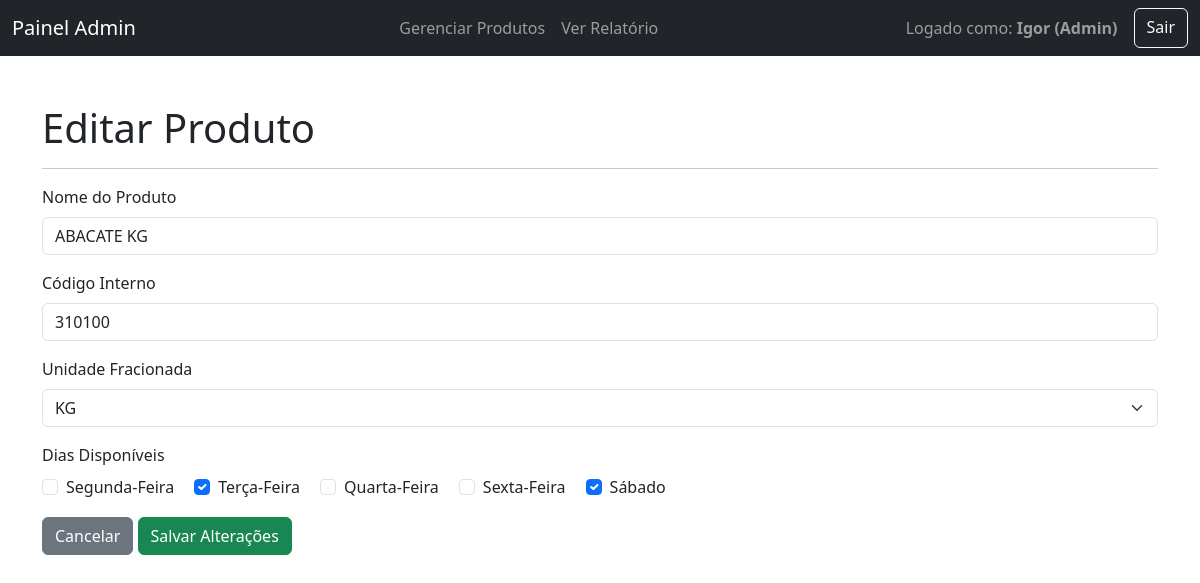
The app's page /admin/product/edit/7 (signed in), older data.
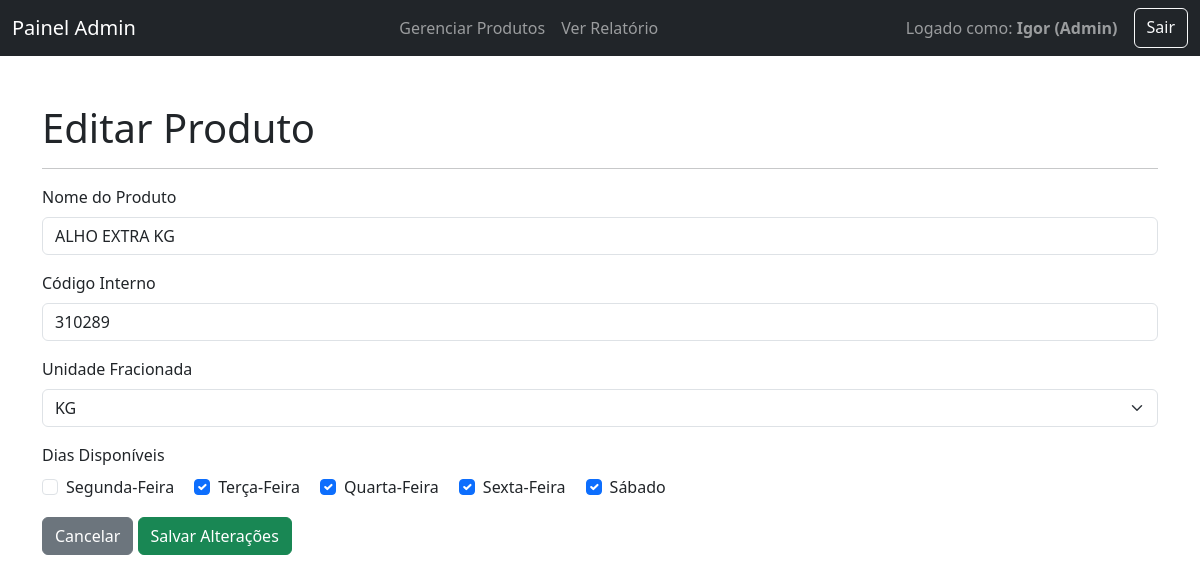
The same page, newer data.
### tables this page shows
CREATE TABLE products (id INTEGER PRIMARY KEY AUTOINCREMENT, name TEXT UNIQUE NOT NULL, unidade_fracionada TEXT NOT NULL, codigo_interno TEXT UNIQUE, cost NUMERIC(10, 2) DEFAULT 0.00);

### app.py (the view, shortened to what this page needs)
@app.route('/admin/product/edit/<int:product_id>', methods=['GET', 'POST'])
@admin_required
def admin_edit_product(product_id):
    db = get_db()
    cursor = db.cursor()
    db_url = os.environ.get('DATABASE_URL')
    cursor.execute("SELECT * FROM products WHERE id = %s;" if db_url else "SELECT * FROM products WHERE id = ?;", (product_id,))
    product_data = cursor.fetchone()
    product = dict(zip([desc[0] for desc in cursor.description], product_data))
    cursor.execute("SELECT day_id FROM product_availability WHERE product_id = %s;" if db_url else "SELECT day_id FROM product_availability WHERE product_id = ?;", (product_id,))
    availability_data = cursor.fetchall()
    product['days_ids'] = [row[0] for row in availability_data]
    cursor.close()
    db.close()
    dias_semana_ordenado = {k: v for k, v in sorted(DIAS_PEDIDO.items())}
    return render_template('admin/product_form.html', dias_pedido=dias_semana_ordenado, product=product)

### app.py (called while the page is built)
def get_db():
    db_url = os.environ.get('DATABASE_URL')
    if db_url:
        return psycopg2.connect(db_url)
    else:
        conn = sqlite3.connect(DATABASE)
        conn.row_factory = sqlite3.Row
        return conn

def admin_required(f):
    @wraps(f)
    def decorated_function(*args, **kwargs):
        if 'username' not in session: return redirect(url_for('login'))
        if session.get('role') != 'admin': return "Acesso negado.", 403
        return f(*args, **kwargs)
    return decorated_function

### templates/admin/product_form.html (shortened to what this page needs)
<!DOCTYPE html>
<html lang="pt-br">
<head>
    <link href="https://cdn.jsdelivr.net/npm/bootstrap@5.3.3/dist/css/bootstrap.min.css" rel="stylesheet">
</head>
<body>
    <nav class="navbar navbar-expand-lg navbar-dark bg-dark">
        <div class="container-fluid">
            <a class="navbar-brand" href="/admin">Painel Admin</a>
            <div class="navbar-nav">
                <a class="nav-link" href="/admin/products">Gerenciar Produtos</a>
                <a class="nav-link" href="/relatorio">Ver Relatório</a>
            </div>
            <div class="d-flex">
                <span class="navbar-text me-3">Logado como: <strong>{{ session.username }} (Admin)</strong></span>
                <a href="/logout" class="btn btn-outline-light">Sair</a>
            </div>
        </div>
    </nav>
    <div class="container mt-5">
        <h1>{{ 'Editar Produto' if product else 'Adicionar Novo Produto' }}</h1>
        <hr>
        <form method="POST" action="{{ url_for('admin_edit_product', product_id=product.id) if product else url_for('admin_add_product') }}">
            <div class="mb-3">
                <label for="name" class="form-label">Nome do Produto</label>
                <input type="text" class="form-control" id="name" name="name" value="{{ product.name or '' }}" required>
            </div>
            <div class="mb-3">
                <label for="codigo_interno" class="form-label">Código Interno</label>
                <input type="text" class="form-control" id="codigo_interno" name="codigo_interno" value="{{ product.codigo_interno or '' }}">
            </div>
            <div class="mb-3">
                <label for="unidade_fracionada" class="form-label">Unidade Fracionada</label>
                <select class="form-select" id="unidade_fracionada" name="unidade_fracionada">
                    <option value="KG" {{ 'selected' if product and product.unidade_fracionada == 'KG' }}>KG</option>
                </select>
            </div>
            <div class="mb-3">
                <label class="form-label">Dias Disponíveis</label>
                <div>
                    {% for day_id, day_name in dias_pedido.items() %}
                    <div class="form-check form-check-inline">
                        <input class="form-check-input" type="checkbox" name="days" id="day_{{ day_id }}" value="{{ day_id }}"
                               {{ 'checked' if product and day_id in product.days_ids }}>
                        <label class="form-check-label" for="day_{{ day_id }}">{{ day_name.title() }}</label>
                    </div>
                    {% endfor %}
                </div>
            </div>
            <a href="/admin/products" class="btn btn-secondary">Cancelar</a>
            <button type="submit" class="btn btn-success">{{ 'Salvar Alterações' if product else 'Salvar Produto' }}</button>
        </form>
    </div>
</body>
</html>

Row changes from the older to the newer data that the page shows:
changed products: name "ABACATE KG" → "ALHO EXTRA KG"; codigo_interno "310100" → "310289"
Text that changed along with them:
form field days: "☐" → "☑"
